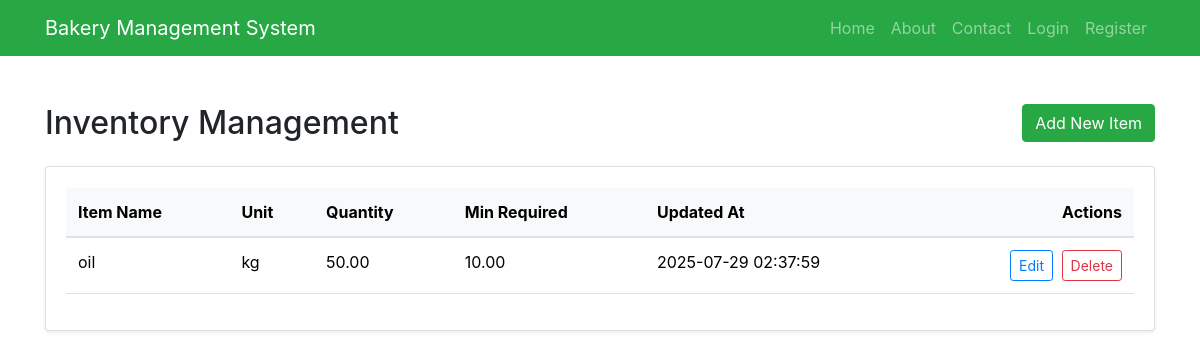
The app's page /dashboard/inventory/index.php with its own data.
### tables this page shows
CREATE TABLE `inventory` (
  `inventory_id` int(11) NOT NULL,
  `item_name` varchar(100) NOT NULL,
  `unit` varchar(20) DEFAULT NULL,
  `quantity` decimal(10,2) DEFAULT 0.00,
  `min_required` decimal(10,2) DEFAULT 0.00,
  `updated_at` timestamp NOT NULL DEFAULT current_timestamp() ON UPDATE current_timestamp()
);

### dashboard/inventory/index.php (the view, shortened to what this page needs)
<?php
$baseURL = '/bakery';
$projectRoot = $_SERVER['DOCUMENT_ROOT'] . $baseURL;
require_once $projectRoot . '/header.php';
?>
<div class="container mt-5">
    <div class="d-flex justify-content-between align-items-center mb-4">
        <h2 class="mb-0">Inventory Management</h2>
        <a href="add.php" class="btn btn-success">
            <i class="bi bi-plus-circle"></i> Add New Item
        </a>
    </div>
    <?php
    $result = $conn->query("SELECT * FROM inventory");
    ?>
    <div class="card shadow-sm">
        <div class="card-body">
            <table class="table table-hover align-middle">
                <thead class="table-light">
                    <tr>
                        <th scope="col">Item Name</th>
                        <th scope="col">Unit</th>
                        <th scope="col">Quantity</th>
                        <th scope="col">Min Required</th>
                        <th scope="col">Updated At</th>
                        <th scope="col" class="text-end">Actions</th>
                    </tr>
                </thead>
                <tbody>
                    <?php while ($row = $result->fetch_assoc()): ?>
                    <tr>
                        <td><?= htmlspecialchars($row['item_name']) ?></td>
                        <td><?= htmlspecialchars($row['unit']) ?></td>
                        <td><?= htmlspecialchars($row['quantity']) ?></td>
                        <td><?= htmlspecialchars($row['min_required']) ?></td>
                        <td><?= htmlspecialchars($row['updated_at']) ?></td>
                        <td class="text-end">
                            <a href="edit.php?id=<?= $row['inventory_id'] ?>" class="btn btn-sm btn-outline-primary me-1">
                                <i class="bi bi-pencil"></i> Edit
                            </a>
                            <a href="delete.php?id=<?= $row['inventory_id'] ?>" class="btn btn-sm btn-outline-danger" onclick="return confirm('Are you sure?')">
                                <i class="bi bi-trash"></i> Delete
                            </a>
                        </td>
                    </tr>
                    <?php endwhile; ?>
                </tbody>
            </table>
        </div>
    </div>
</div>

### records on screen
inventory: item_name "oil", unit "kg", quantity "50.00", min_required "10.00", updated_at "2025-07-29 02:37:59"
